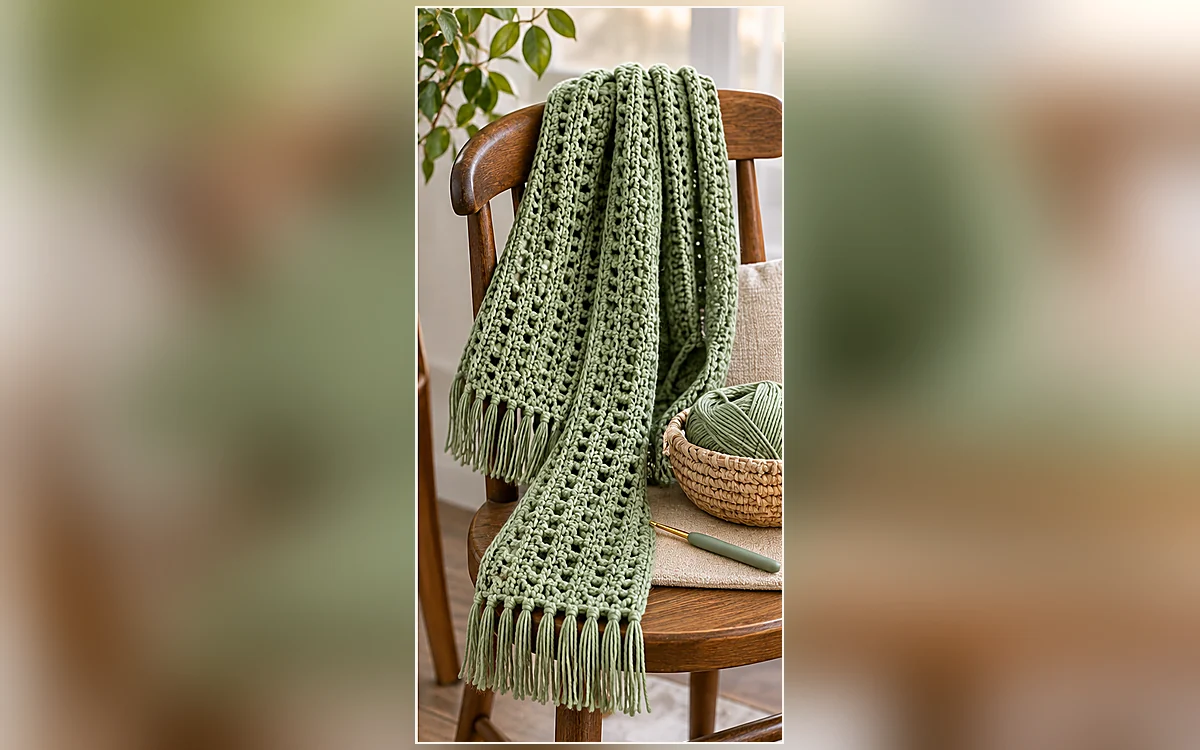
#> input picture assets/easy-crochet-scarf-for-beginners-3.webp, 1200 x 750 px
$ python -i refine_legacy_images.py   (imports and definitions only)
#> lines starting #> are read from the running program, lines starting #| are printed output that depends on the picture
#!/usr/bin/env python3
"""Rework existing CozyLoops legacy photos without inventing new stitch details.

The images come exclusively from this repository. Original photos are left unchanged.
Only covers are updated; tutorial step images remain available in the articles.
"""
from pathlib import Path
import json
from PIL import Image, ImageEnhance, ImageFilter, ImageOps, ImageDraw

ROOT = Path(__file__).resolve().parents[1]
ASSETS = ROOT / "assets"
TARGET = ASSETS / "legacy-polished"
CATALOG = ROOT / "content" / "github_articles.json"
LEGACY = {
    "easy-crochet-scarf-for-beginners": "easy-crochet-scarf-for-beginners",
    "capybara-amigurumi-free-crochet-pattern": "capybara-amigurumi-free-crochet-pattern",
    "daisy-granny-square-blanket-guide": "daisy-granny-square-blanket-guide",
    "crochet-plant-hanger-beginners": "crochet-plant-hanger-beginners",
    "crochet-bucket-hat-for-beginners": "crochet-bucket-hat-for-beginners",
    "sunflower-crochet-tote-bag-guide": "sunflower-crochet-tote-bag-guide",
    "easy-crochet-beanie-pattern": "easy-crochet-beanie-pattern",
}
OUTPUT_SIZE = (1200, 720)

def finish(im):
    im = ImageEnhance.Contrast(im).enhance(1.035)
    im = ImageEnhance.Color(im).enhance(1.025)
    return im.filter(ImageFilter.UnsharpMask(radius=1.1, percent=75, threshold=4))

def polish_regular(source):
    with Image.open(source) as base:
#> base is the input picture: PIL image 1200x750 RGB; mean R, G, B 143.6, 130.7, 101.9
        base = base.convert("RGB")
        width, height = base.size
#> width = 1200; height = 750
        # Remove the thin decorative/blurred outer frame, not the crochet itself.
        cut = max(2, round(width * 0.028))
#> cut = 34
        top = max(2, round(height * 0.025))
#> top = 19
        base = base.crop((cut, top, width - cut, height - top))
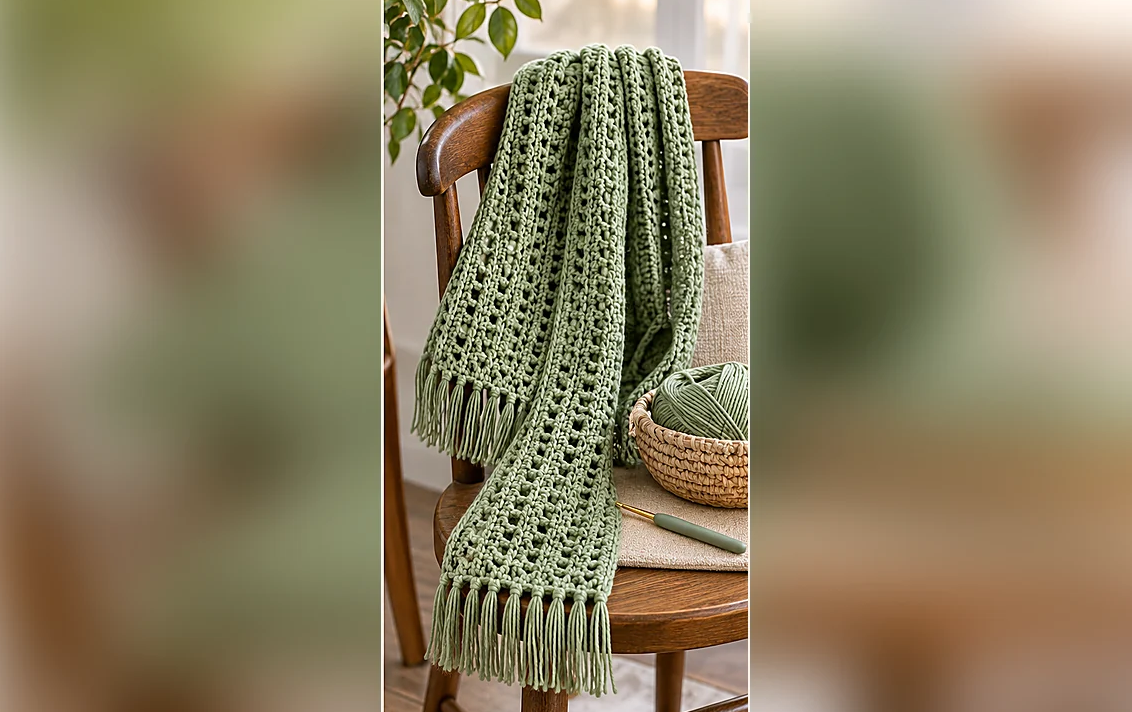
#> base: PIL image 1132x712 RGB; mean R, G, B 139.4, 127.2, 97.7
        return finish(ImageOps.fit(base, OUTPUT_SIZE, method=Image.Resampling.LANCZOS,
                                   centering=(0.5, 0.48)))
#> in finish, `im = ImageEnhance.Contrast(im).enhance(1.035)`:
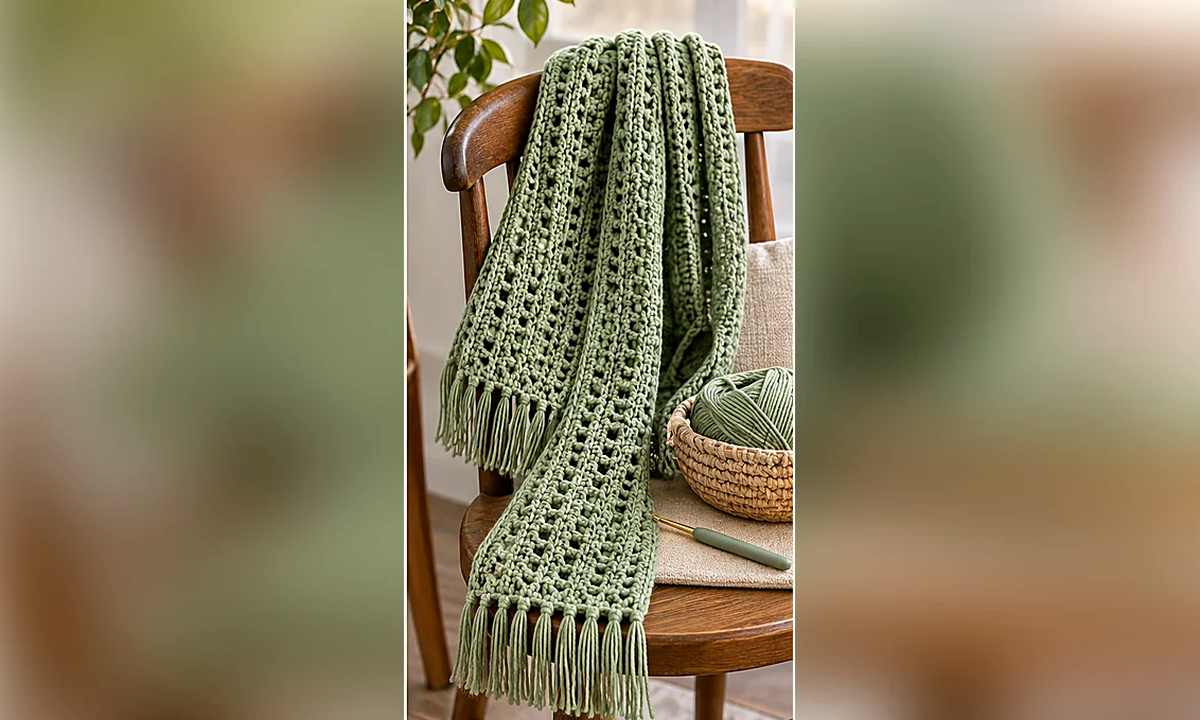
#> im: PIL image 1200x720 RGB; mean R, G, B 138.2, 125.7, 95.3

# [59 lines left out: functions polish_scarf, main, not called in this run]

# [2 lines not run here, left out]

>>> result = polish_regular('../assets/easy-crochet-scarf-for-beginners-3.webp')

$ run again, on editorial_sources_new15/bookmarks.webp
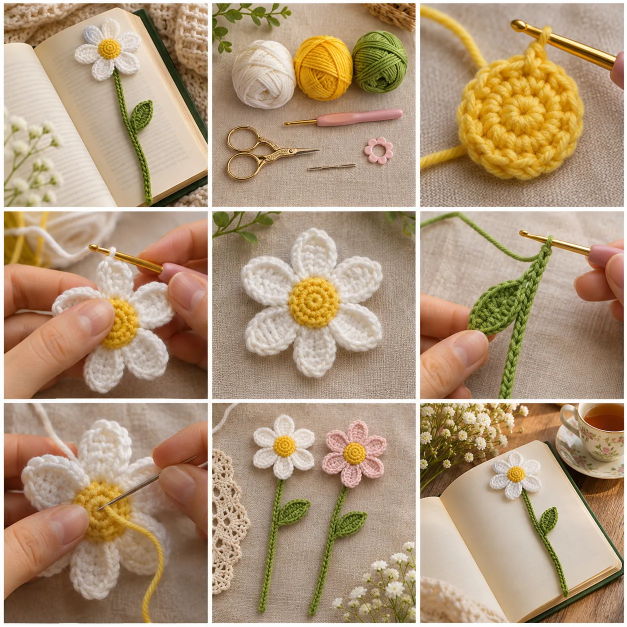
#> input picture editorial_sources_new15/bookmarks.webp, 1254 x 1254 px (shown at 1/2 size)
#> in polish_regular, base is the input picture: PIL image 1254x1254 RGB; mean R, G, B 175.9, 150.4, 121.7
#> in polish_regular, `base = base.crop((cut, top, width - cut, height - top))`:
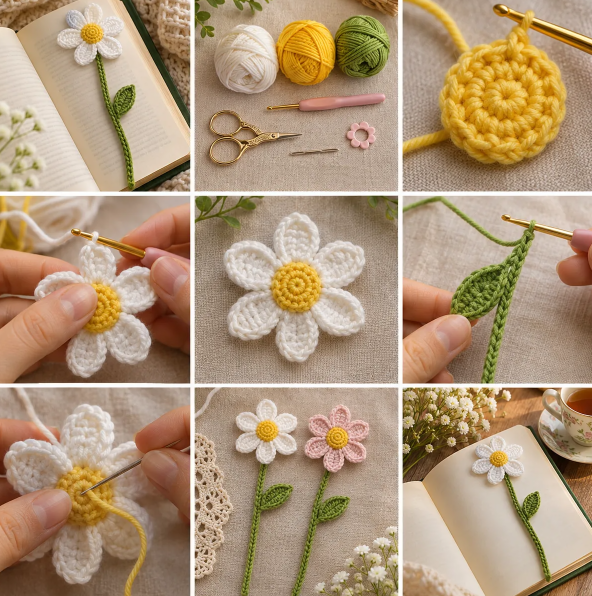
#> base: PIL image 1184x1192 RGB (shown at 1/2 size); mean R, G, B 175.1, 149.5, 120
#> in finish, `im = ImageEnhance.Contrast(im).enhance(1.035)`:
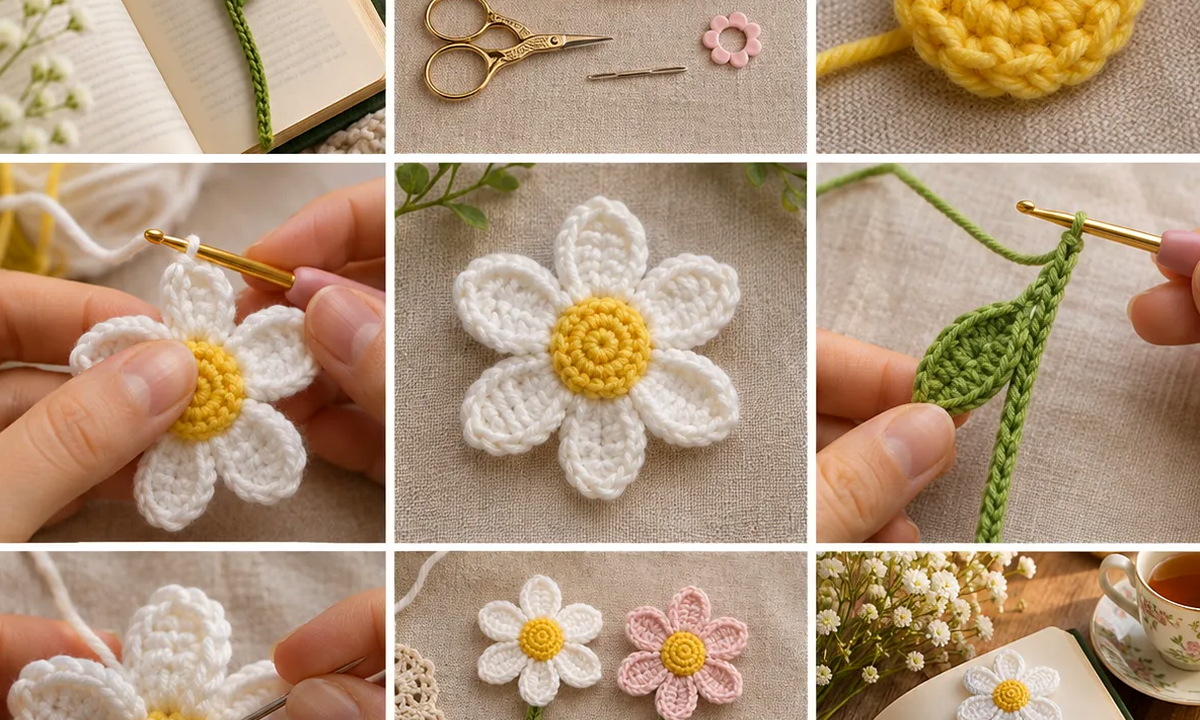
#> im: PIL image 1200x720 RGB; mean R, G, B 176.9, 150.1, 123.3
